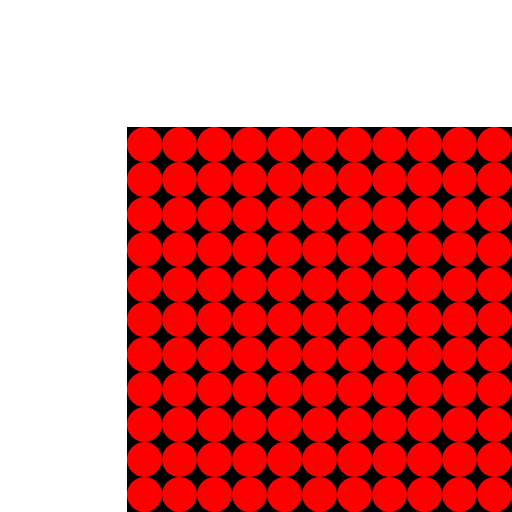
Frame 1 (no input)
Frame 60 (the mouse pressed at the canvas centre just before this capture): identical to frame 1, image omitted
Frame 120 (the mouse held since frame 60 and released just before this capture): identical to frame 1, image omitted

The Processing sketch that drew this single still picture (run headless with seeded random() and noise(); from frame 60 on, the mouse is pressed at the canvas centre):

// Processing sketch: assignment02D
// ── assignment02D.pde
int box_size;
int item_count = 11;

void setup() {
  size(512, 512);
  setBoxSize();
}

void keyPressed() {
  if (key == ENTER || key == RETURN) {
    setBoxSize();
  }
}

void setBoxSize() {
  box_size = (int)random(200, 500);
  
  // Make sure box_size is a multiple of item_count
  // That way excactly a whole number of circles fit in the box
  while (box_size % item_count != 0) {
    box_size = (int)random(200, 500);
  }
}

void draw() {
  background(255);
  noStroke();
  fill(0);
  rect(width-box_size, height-box_size, box_size, box_size);
  fill(255, 0, 0);
  
  // Diameter of circle = boxsize / total number of circles
  float diam = box_size / (float)item_count;
  float offset = diam * 0.5;
  
  // Nested for loop creates a grid of circles
  // Position of circle = number of circle * diameter + offset
  for (int i = 0; i < item_count; i++) {
    for (int j = 0; j < item_count; j++) {
      float x = i * diam + width-box_size + offset;
      float y = j * diam + height-box_size + offset;
      ellipse(x, y, diam, diam);
    }
  }
}
